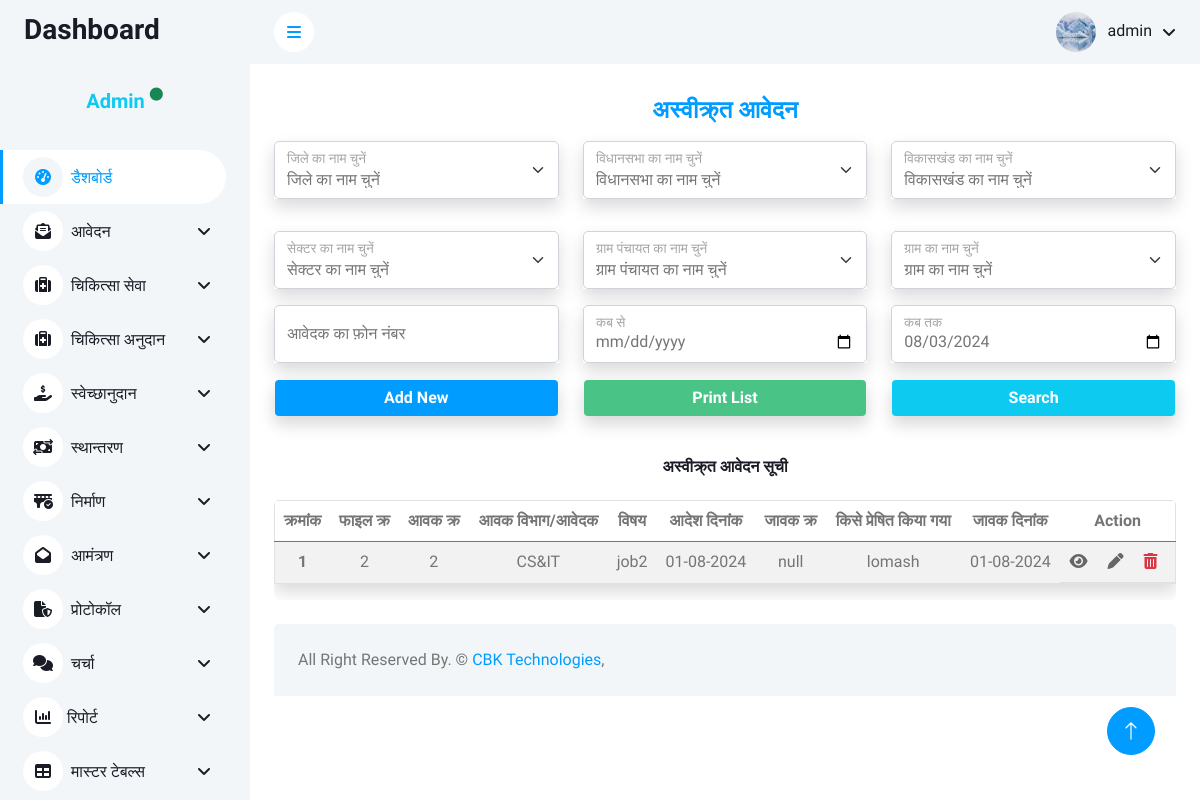
Screenshot of /admin/aavedan/asveekrt_aavedan.php (signed in) with the database file from the repository.
### tables this page shows
CREATE TABLE `aavedan` (
  `id` int(11) NOT NULL,
  `file_no` int(11) NOT NULL,
  `date` date DEFAULT NULL,
  `aavak_no` int(11) NOT NULL,
  `choose_aavedak_vibhag` int(11) NOT NULL,
  `a_phone_number` varchar(20) DEFAULT NULL,
  `a_aavedak_name` varchar(50) DEFAULT NULL,
  `a_district_id` int(11) DEFAULT NULL,
  `a_vidhansabha_id` int(11) DEFAULT NULL,
  `a_vikaskhand_id` int(11) DEFAULT NULL,
  `a_sector_id` int(11) DEFAULT NULL,
  `a_gram_panchayat_id` int(11) DEFAULT NULL,
  `a_gram_id` int(11) DEFAULT NULL,
  `a_subject` varchar(100) DEFAULT NULL,
  `a_reference` varchar(100) DEFAULT NULL,
  `a_file_upload_1` varchar(255) DEFAULT NULL,
  `a_office_name` varchar(50) DEFAULT NULL,
  `a_jaavak_vibhag` varchar(50) DEFAULT NULL,
  `a_kisko_presit` varchar(50) DEFAULT NULL,
  `a_jaavak_date` date DEFAULT NULL,
  `a_application_date` date DEFAULT NULL,
  `a_file_upload_2` varchar(255) DEFAULT NULL,
  `a_mantri_comment` text DEFAULT NULL,
  `a_punah_prapth` varchar(200) NOT NULL,
  `a_punah_prapth_date` date DEFAULT NULL,
  `v_aavak_vibhag` varchar(50) DEFAULT NULL,
  `v_subject` varchar(100) DEFAULT NULL,
  `v_reference` varchar(100) DEFAULT NULL,
  `v_file_upload_1` varchar(255) DEFAULT NULL,
  `v_office_name` varchar(50) DEFAULT NULL,
  `v_jaavak_vibhag` varchar(50) DEFAULT NULL,
  `v_kisko_presit` varchar(50) DEFAULT NULL,
  `v_jaavak_date` date DEFAULT NULL,
  `v_aadesh_date` date DEFAULT NULL,
  `v_file_upload_2` varchar(255) DEFAULT NULL,
  `v_mantri_comment` text DEFAULT NULL,
  `v_punah_prapth` varchar(200) NOT NULL,
  `v_punah_prapth_date` date DEFAULT NULL,
  `status` int(11) NOT NULL
);

CREATE TABLE `vibhag_master` (
  `vibhag_id` int(11) NOT NULL,
  `vibhag_name` varchar(200) NOT NULL
);

### admin/config/function.php (called while the page is built, shortened)
<?php
function getvalfield($con, $table, $field, $where)
{
    $sql = "select $field from $table where $where";
    $getvalue =  mysqli_query($con, $sql);
    $getval   =  mysqli_fetch_row($getvalue);
    return $getval[0];
}

### admin/aavedan/asveekrt_aavedan.php (the view, shortened to what this page needs)
<?php include('../config/dbconnection.php') ?>
<?php
$tblname = "aavedan";
$tblkey = "id";
$pagename = "अस्वीक्र्त आवेदन";
if ($_SERVER['REQUEST_METHOD'] == 'POST' && isset($_POST['search'])) {
    $district_id = isset($_POST['district_id']) ? $_POST['district_id'] : '';
    $vidhansabha_id = isset($_POST['vidhansabha_id']) ? $_POST['vidhansabha_id'] : '';
    $vikaskhand_id = isset($_POST['vikaskhand_id']) ? $_POST['vikaskhand_id'] : '';
    $sector_id = isset($_POST['sector_id']) ? $_POST['sector_id'] : '';
    $gram_panchayat_id = isset($_POST['gram_panchayat_id']) ? $_POST['gram_panchayat_id'] : '';
    $gram_id = isset($_POST['gram_id']) ? $_POST['gram_id'] : '';
    $phone_number = isset($_POST['phone_number']) ? $_POST['phone_number'] : '';
    $from_date = isset($_POST['from_date']) ? $_POST['from_date'] : '';
    $to_date = isset($_POST['to_date']) ? $_POST['to_date'] : '';
    $sql = "SELECT a.*, d.district_name, v.vidhansabha_name, vk.vikaskhand_name, s.sector_name, gp.gram_panchayat_name, g.gram_name
    FROM $tblname a
    LEFT JOIN district_master d ON a.district_id = d.district_id
    LEFT JOIN vidhansabha_master v ON a.vidhansabha_id = v.vidhansabha_id
    LEFT JOIN vikaskhand_master vk ON a.vikaskhand_id = vk.vikaskhand_id
    LEFT JOIN sector_master s ON a.sector_id = s.sector_id
    LEFT JOIN gram_panchayat_master gp ON a.gram_panchayat_id = gp.gram_panchayat_id
    LEFT JOIN gram_master g ON a.gram_id = g.gram_id
    WHERE a.status=0";
    if (!empty($district_id)) {
        $sql .= " AND a.district_id = '" . mysqli_real_escape_string($conn, $district_id) . "'";
    }
    if (!empty($vidhansabha_id)) {
        $sql .= " AND a.vidhansabha_id = '" . mysqli_real_escape_string($conn, $vidhansabha_id) . "'";
    }
    if (!empty($vikaskhand_id)) {
        $sql .= " AND a.vikaskhand_id = '" . mysqli_real_escape_string($conn, $vikaskhand_id) . "'";
    }
    if (!empty($sector_id)) {
        $sql .= " AND a.sector_id = '" . mysqli_real_escape_string($conn, $sector_id) . "'";
    }
    if (!empty($gram_panchayat_id)) {
        $sql .= " AND a.gram_panchayat_id = '" . mysqli_real_escape_string($conn, $gram_panchayat_id) . "'";
    }
    if (!empty($gram_id)) {
        $sql .= " AND a.gram_id = '" . mysqli_real_escape_string($conn, $gram_id) . "'";
    }
    if (!empty($phone_number)) {
        $sql .= " AND phone_number = '" . mysqli_real_escape_string($conn, $phone_number) . "'";
    }
    if (!empty($from_date) && !empty($to_date)) {
        $sql .= " AND application_date BETWEEN '" . mysqli_real_escape_string($conn, $from_date) . "' AND '" . mysqli_real_escape_string($conn, $to_date) . "'";
    }
    $sql .= " ORDER BY id DESC";
} else {
    $sql = "SELECT
  a.*,
  vm.vibhag_name AS a_vibhag_name,
  dm.district_name AS a_district_name,
  vm2.vidhansabha_name AS a_vidhansabha_name,
  vm3.vikaskhand_name AS a_vikaskhand_name,
  sm.sector_name AS a_sector_name,
  gpm.gram_panchayat_name AS a_gram_panchayat_name,
  gm.gram_name AS a_gram_name,
  vm4.vibhag_name AS v_vibhag_name,
  vm5.vibhag_name AS v_aavak_vibhag
FROM
  $tblname a
  LEFT JOIN vibhag_master vm ON a.a_jaavak_vibhag = vm.vibhag_id
  LEFT JOIN district_master dm ON a.a_district_id = dm.district_id
  LEFT JOIN vidhansabha_master vm2 ON a.a_vidhansabha_id = vm2.vidhansabha_id
  LEFT JOIN vikaskhand_master vm3 ON a.a_vikaskhand_id = vm3.vikaskhand_id
  LEFT JOIN sector_master sm ON a.a_sector_id = sm.sector_id
  LEFT JOIN gram_panchayat_master gpm ON a.a_gram_panchayat_id = gpm.gram_panchayat_id
  LEFT JOIN gram_master gm ON a.a_gram_id = gm.gram_id
  LEFT JOIN vibhag_master vm4 ON a.v_jaavak_vibhag = vm4.vibhag_id
  LEFT JOIN vibhag_master vm5 ON a.v_aavak_vibhag = vm4.vibhag_id
WHERE
  a.status = '4'
ORDER BY
  $tblkey DESC;";
}
$fetch = mysqli_query($conn, $sql);
?>
<?php include('../includes/header.php') ?>
<?php include('../includes/sidebar.php') ?>
<?php include('../includes/navbar.php') ?>
<div class="container-fluid pt-4 px-4">
    <h4 class="text-center fw-bolder text-primary mb-3"><?= $pagename; ?></h4>
    <form action="" method="post">
        <div class="row">
            <div class="col-lg-4 text-center mb-3">
                <div class="form-group shadow">
                    <div class="form-floating mb-3">
                        <select name="district_id" id="districtSelect" class="form-select form-control bg-white">
                            <option value="" selected>जिले का नाम चुनें</option>
                        </select>
                        <label for="districtSelect">जिले का नाम चुनें </label>
                    </div>
                </div>
            </div>
            <div class="col-lg-4">
                <div class="form-group shadow">
                    <div class="form-floating mb-3">
                        <select name="vidhansabha_id" id="vidhansabhaSelect" class="form-select form-control bg-white ">
                            <option value="" selected>विधानसभा का नाम चुनें</option>
                        </select>
                        <label for="vidhansabha">विधानसभा का नाम चुनें </label>
                    </div>
                </div>
            </div>
            <div class="col-lg-4">
                <div class="form-group shadow">
                    <div class="form-floating mb-3">
                        <select name="vikaskhand_id" id="vikaskhandSelect" class="form-select form-control bg-white">
                            <option value="" selected disabled>विकासखंड का नाम चुनें</option>
                        </select>
                        <label for="vikaskhand">विकासखंड का नाम चुनें </label>
                    </div>
                </div>
            </div>
            <div class="col-lg-4">
                <div class="form-group shadow">
                    <div class="form-floating mb-3">
                        <select name="sector_id" id="sectorSelect" class="form-select form-control bg-white">
                            <option value="" selected>सेक्टर का नाम चुनें</option>
                        </select>
                        <label for="sector">सेक्टर का नाम चुनें </label>
                    </div>
                </div>
            </div>
            <div class="col-lg-4">
                <div class="form-group shadow">
                    <div class="form-floating mb-3">
                        <select name="gram_panchayat_id" id="gramPanchayatSelect" class="form-select form-control bg-white">
                            <option value="" selected>ग्राम पंचायत का नाम चुनें</option>
                        </select>
                        <label for="gram_panchayt">ग्राम पंचायत का नाम चुनें </label>
                    </div>
                </div>
            </div>
            <div class="col-lg-4">
                <div class="form-group shadow">
                    <div class="form-floating mb-3">
                        <select class="form-select" id="gramSelect" name="gram_id">
                            <option value="" selected>ग्राम का नाम चुनें</option>
                        </select>
                        <label for="gram">ग्राम का नाम चुनें </label>
                    </div>
                </div>
            </div>
            <div class="col-lg-4">
                <div class="form-group shadow">
                    <div class="form-floating mb-3">
                        <input type="text" name="phone_number" class="form-control" id="phone_number" placeholder="आवेदक का फ़ोन नंबर" onkeypress='return event.charCode >= 48 && event.charCode <= 57'>
                        <label for="mobile">आवेदक का फ़ोन नंबर </label>
                    </div>
                </div>
            </div>
            <div class="col-lg-4">
                <div class="form-group shadow">
                    <div class="form-floating mb-3">
                        <input type="date" name="from_date" class="form-control" id="from_date" placeholder="कब से ">
                        <label for="from_date">कब से</label>
                    </div>
                </div>
            </div>
            <div class="col-lg-4">
                <div class="form-group shadow">
                    <div class="form-floating mb-3">
                        <?php
                        $currentDate = date('Y-m-d');
                        ?>
                        <input type="date" name="to_date" value="<?= $currentDate ?>" class="form-control" id="to_date" placeholder="कब तक ">
                        <label for="to_date">कब तक</label>
                    </div>
                </div>
            </div>
            <div class="col-lg-4 text-center mb-3">
                <a name="Add_New" onclick="location.href='new_aavedan.php';" class="form-control text-center text-white btn text-center shadow bg-primary" style="background-color:#4ac387;"><b>Add New</b></a>
            </div>
            <div class="col-lg-4 text-center mb-3">
                <div name="PrintList" onclick="" class="form-control text-center text-white btn text-center shadow" style="background-color:#4ac387;"><b>Print List</b></div>
            </div>
            <div class="col-lg-4 text-center mb-3">
                <button name="search" class="form-control text-center text-white btn text-center shadow bg-info" type="submit"><b>Search</b></button>
            </div>
        </div>
    </form>
</div>
<div class="container-fluid px-4">
    <div class="row">
        <div class="col-sm-12 col-lg-12">
            <h6 class="mb-4 text-center mt-2 pt-3 "><?= $pagename; ?> सूची</h6>
            <div class=" rounded" style="overflow-y: scroll;">
                <table class="table table-striped border shadow">
                    <thead class=" head">
                        <tr class="text-center text-nowrap">
                            <th scope="col">क्रमांक</th>
                            <th scope="col">फाइल क्र</th>
                            <th scope="col">आवक क्र</th>
                            <th scope="col">आवक विभाग/आवेदक</th>
                            <th scope="col">विषय</th>
                            <th scope="col">आदेश दिनांक</th>
                            <th scope="col">जावक क्र</th>
                            <th scope="col">किसे प्रेषित किया गया </th>
                            <th scope="col">जावक दिनांक</th>
                            <th scope="col">Action</th>
                        </tr>
                    </thead>
                    <tbody>
                        <?php
                        $i = 1;
                        while ($row = mysqli_fetch_array($fetch)) {
                            $choose_aavedak_vibhag = $row['choose_aavedak_vibhag'];
                        ?>
                            <tr class=" text-center">
                                <th scope="row"><?= $i++ ?></th>
                                <td><?= $row['file_no'] ?></td>
                                <td><?= $row['aavak_no'] ?></td>
                                <td><?php if ($choose_aavedak_vibhag == 1) {
                                        echo $row['a_vibhag_name'];
                                    } else {
                                        echo $row['v_vibhag_name'];
                                    } ?></td>
                                <td><?php if ($choose_aavedak_vibhag == 1) {
                                        echo $row['a_subject'];
                                    } else {
                                        echo $row['v_subject'];
                                    } ?></td>
                                <td><?php if ($choose_aavedak_vibhag == 1) {
                                        echo date('d-m-Y', strtotime($row['a_application_date']));
                                    } else {
                                        echo date('d-m-Y', strtotime($row['v_aadesh_date']));
                                    } ?></td>
                                <td>null </td>
                                <td><?php if ($choose_aavedak_vibhag == 1) {
                                        echo $row['a_kisko_presit'];
                                    } else {
                                        echo $row['v_kisko_presit'];
                                    } ?></td>
                                <td><?php if ($choose_aavedak_vibhag == 1) {
                                        echo date('d-m-Y', strtotime($row['a_jaavak_date']));
                                    } else {
                                        echo date('d-m-Y', strtotime($row['v_jaavak_date']));
                                    } ?></td>
                                <td class="action">
                                    <a href="#" onclick="view(<?= $row['id'] ?>)"><i class="fas fa-eye me-2 " title="View"></i></a>
                                    <a href="#" onclick="edit(<?= $row['id'] ?>)"><i class="fas fa-pen me-2 " title="Edit"></i></a>
                                    <a class="text-danger " href="" onclick="confirmDelete(<?= $row['id']; ?>, '<?php echo $tblname; ?>', '<?= $tblkey ?>')"><i class="fas fa-trash-alt me-2 " title="Delete"></i></a>
                                </td>
                            </tr>
                        <?php } ?>
                    </tbody>
                </table>
            </div>
        </div>
    </div>
</div>
<?php include('../includes/footer.php'); ?>

### admin/includes/navbar.php (shortened to what this page needs)
<?php
$username=$_SESSION['username'];
$profile_picture = getvalfield($conn, "adminlogin", "profile_picture", "username='$username'");
?>
<div class="content">
    <nav class="navbar navbar-expand bg-light navbar-light sticky-top px-4 py-0">
        <a href="#" class="sidebar-toggler flex-shrink-0">
            <i class="fa fa-bars"></i>
        </a>
        <div class="navbar-nav align-items-center ms-auto">
            <div class="nav-item dropdown">
                <a href="#" class="nav-link dropdown-toggle" data-bs-toggle="dropdown">
                    <img class="rounded-circle me-lg-2" src="../dash/uploads/<?=$profile_picture?>" alt="" style="width: 40px; height: 40px;">
                    <span class="d-none d-lg-inline-flex"><?=$username;?></span>
                </a>
            </div>
        </div>
    </nav>

### rows the page displays
aavedan: file_no "2", aavak_no "2", vibhag_master.vibhag_name "CS&IT", v_subject "job2", v_aadesh_date "01-08-2024", v_kisko_presit "lomash", v_jaavak_date "01-08-2024"

### other values shown
$username "admin"
$pagename "अस्वीक्र्त आवेदन"
